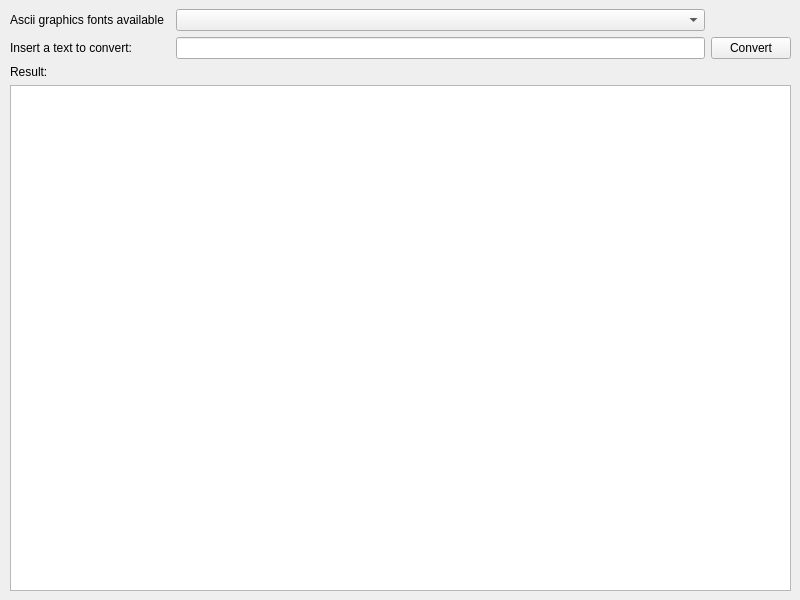
<?xml version="1.0" encoding="UTF-8"?>
<ui version="4.0">
 <class>ascii_graphics_window</class>
 <widget class="QMainWindow" name="ascii_graphics_window">
  <property name="geometry">
   <rect>
    <x>0</x>
    <y>0</y>
    <width>800</width>
    <height>600</height>
   </rect>
  </property>
  <property name="windowTitle">
   <string>Ascii Graphics Generator</string>
  </property>
  <property name="windowIcon">
   <iconset resource="resource.qrc">
    <normaloff>:/icons/icons/MGrep.ico</normaloff>:/icons/icons/MGrep.ico</iconset>
  </property>
  <widget class="QWidget" name="centralwidget">
   <property name="sizePolicy">
    <sizepolicy hsizetype="Expanding" vsizetype="Expanding">
     <horstretch>0</horstretch>
     <verstretch>0</verstretch>
    </sizepolicy>
   </property>
   <layout class="QGridLayout" name="gridLayout">
    <property name="leftMargin">
     <number>10</number>
    </property>
    <item row="0" column="2">
     <widget class="QComboBox" name="e_fonts_list"/>
    </item>
    <item row="1" column="3">
     <widget class="QPushButton" name="b_converte">
      <property name="toolTip">
       <string/>
      </property>
      <property name="statusTip">
       <string/>
      </property>
      <property name="whatsThis">
       <string/>
      </property>
      <property name="text">
       <string>Convert</string>
      </property>
      <property name="icon">
       <iconset resource="resource.qrc">
        <normaloff>:/icons/icons/go.gif</normaloff>:/icons/icons/go.gif</iconset>
      </property>
     </widget>
    </item>
    <item row="1" column="2">
     <widget class="QLineEdit" name="e_converte"/>
    </item>
    <item row="1" column="0" colspan="2">
     <widget class="QLabel" name="l_converte">
      <property name="text">
       <string>Insert a text to convert:</string>
      </property>
      <property name="buddy">
       <cstring>e_converte</cstring>
      </property>
     </widget>
    </item>
    <item row="0" column="0">
     <widget class="QLabel" name="l_fonts_list">
      <property name="text">
       <string>Ascii graphics fonts available</string>
      </property>
      <property name="buddy">
       <cstring>e_fonts_list</cstring>
      </property>
     </widget>
    </item>
    <item row="2" column="0">
     <widget class="QLabel" name="l_risultato">
      <property name="text">
       <string>Result:</string>
      </property>
      <property name="buddy">
       <cstring>e_risultato</cstring>
      </property>
     </widget>
    </item>
    <item row="3" column="0" colspan="4">
     <widget class="QTextEdit" name="e_risultato">
      <property name="font">
       <font>
        <family>Courier New</family>
        <pointsize>10</pointsize>
       </font>
      </property>
     </widget>
    </item>
   </layout>
  </widget>
 </widget>
 <tabstops>
  <tabstop>e_converte</tabstop>
  <tabstop>b_converte</tabstop>
  <tabstop>e_fonts_list</tabstop>
  <tabstop>e_risultato</tabstop>
 </tabstops>
 <resources>
  <include location="resource.qrc"/>
 </resources>
 <connections>
  <connection>
   <sender>b_converte</sender>
   <signal>clicked()</signal>
   <receiver>ascii_graphics_window</receiver>
   <slot>slot_converte()</slot>
   <hints>
    <hint type="sourcelabel">
     <x>788</x>
     <y>68</y>
    </hint>
    <hint type="destinationlabel">
     <x>621</x>
     <y>211</y>
    </hint>
   </hints>
  </connection>
  <connection>
   <sender>e_converte</sender>
   <signal>returnPressed()</signal>
   <receiver>b_converte</receiver>
   <slot>click()</slot>
   <hints>
    <hint type="sourcelabel">
     <x>425</x>
     <y>53</y>
    </hint>
    <hint type="destinationlabel">
     <x>728</x>
     <y>54</y>
    </hint>
   </hints>
  </connection>
 </connections>
 <slots>
  <slot>slot_converte()</slot>
 </slots>
</ui>
